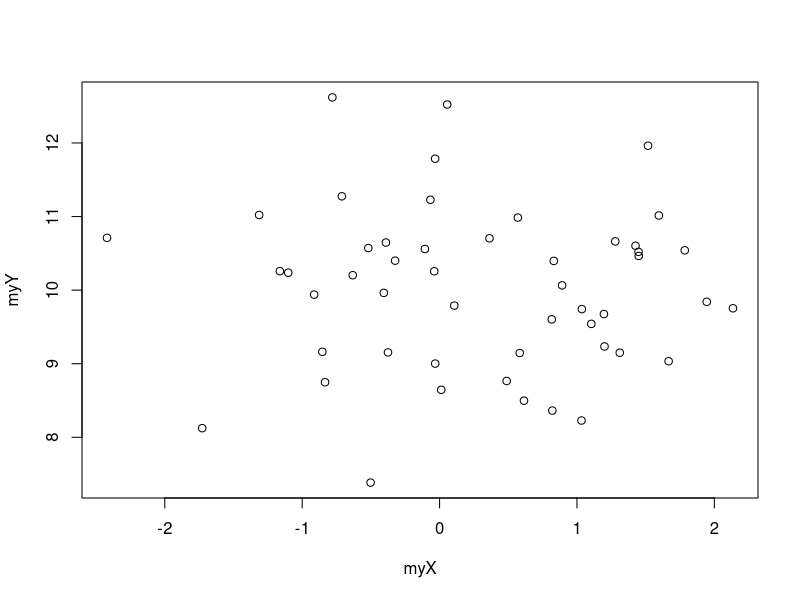
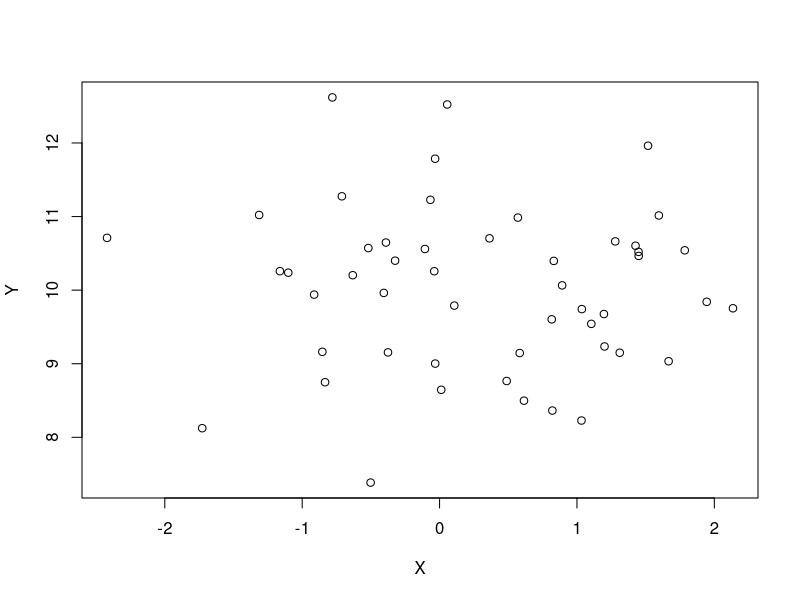
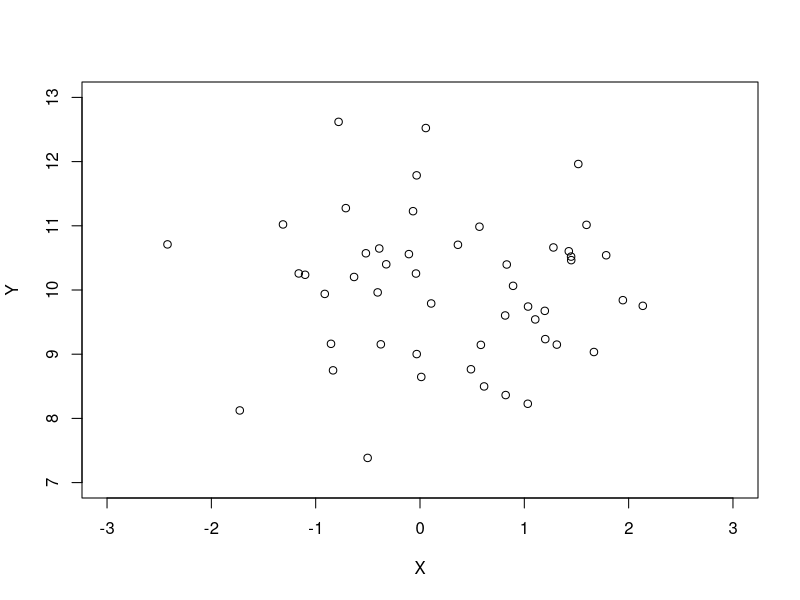
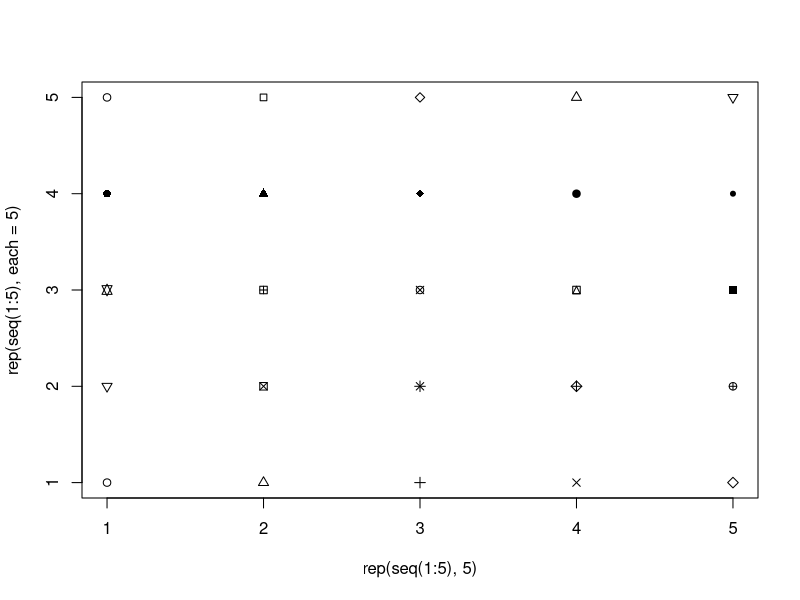
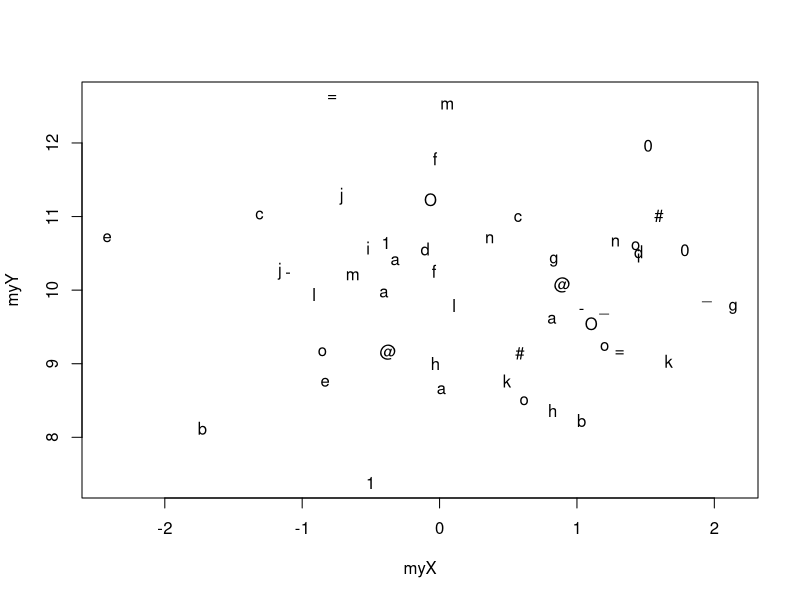
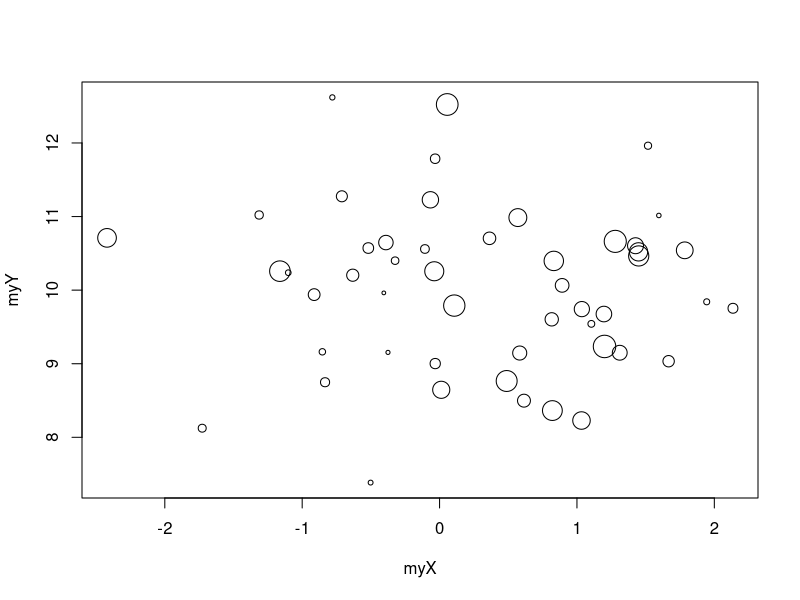
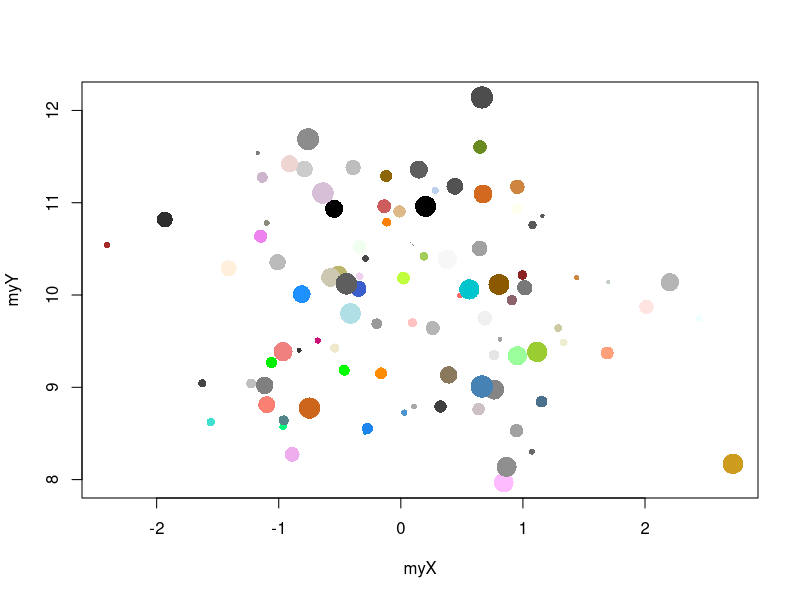
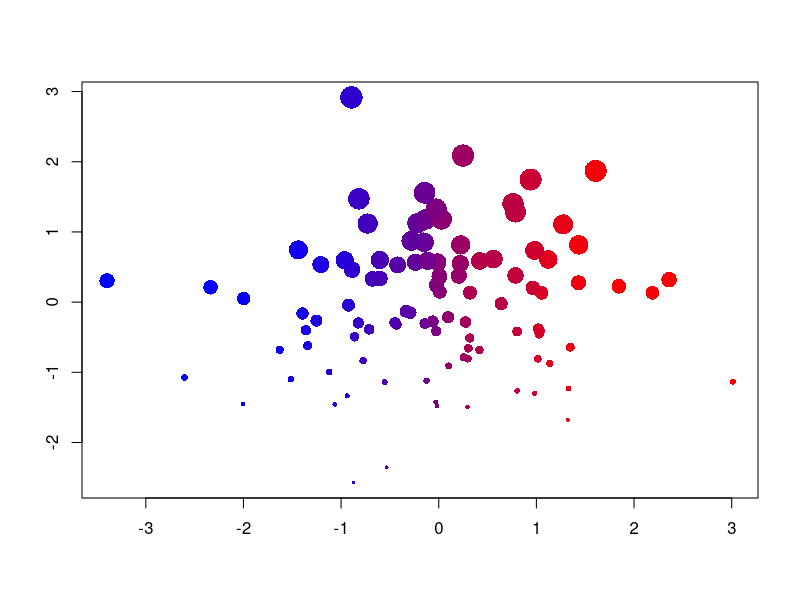

R code for these plots, in order:
## ---- chunk 1
myX <- rnorm(50, mean = 0, sd = 1)
myY <- rnorm(50, mean = 10, sd = 1)
plot(x = myX, y = myY)
## ---- chunk 2
plot(x = myX, y = myY, 
  xlab = "X", ylab = "Y")
## ---- chunk 3
plot(x = myX, y = myY, 
  xlab = "X", ylab = "Y", 
  xlim = c(-3, 3), ylim = c(7, 13))
## ---- chunk 4
plot(x = rep(seq(1:5), 5), y = rep(seq(1:5), each = 5),
  pch = 1:25)
plot(x = myX, y = myY, 
  pch = c("a", "@", "#", "1", "=", "-", "_", "o", "O", "0", letters[1:15]))
## ---- chunk 5
plot(x = myX, y = myY, 
  cex = seq(from = 0.5, to = 3, length.out = 50))
## ---- chunk 6
myX <- rnorm(100, mean = 0, sd = 1)
myY <- rnorm(100, mean = 10, sd = 1)
plot(x = myX, y = myY, 
  cex = seq(from = 0.5, to = 3, length.out = 100),
  pch = 16,
  col = sample(colors(), 100))
## ---- chunk 7
myX <- rnorm(100)
myY <- rnorm(100)
dfGraph <- data.frame(myX, myY)
dfGraph <- dfGraph[order(dfGraph$myX),]
dfGraph$myCol <- colorRampPalette(c("blue", "red"))(100)
dfGraph <- dfGraph[order(dfGraph$myY),]
dfGraph$myCex <- seq(from = 0.5, to = 3, length.out = 100)
plot(x = dfGraph$myX, y = dfGraph$myY, 
  cex = dfGraph$myCex, pch = 16, col = dfGraph$myCol, 
  xlab = "", ylab = "")
## ---- chunk 8
myX <- 1:20
myY <- rnorm(20, mean = 10, sd = 1)
plot(x = myX, y = myY, 
  type = 'b') # 'p', 'l', 'b', 'c', 'o', 'h', 's', 'S', 'n'
## ---- chunk 9
par(mfrow = c(1, 2))
plot(x = myX, y = myY, 
  type = 'b', pch = 16, cex = 3) 
grid(lwd = 3, lty = 1)
plot(x = myX, y = myY, 
  type = 'b', pch = 16, cex = 3, 
  panel.first = grid(lwd = 3, lty = 1)) 
par(mfrow = c(1, 1))
## ---- chunk 10
op <- par(no.readonly = TRUE)
par(mfrow = c(2, 2), mar = c(2, 2, 1, 1))
graph4 <- lapply(1:4, function(i){
  plot(x = rnorm(100), 
    y = rnorm(100), 
    col = i, pch = 16)
})
par(op)
## ---- chunk 11
myX <- rnorm(100)
myY <- rnorm(100)
plot(x = myX, y = myY, 
  xlim = c(-4, 4), ylim = c(-4, 4),   
  pch = 16, cex = 1.5, 
  col = sample(colors(), size = 100),
  panel.first = {
    grid()
    abline(v = c(min(myX), max(myX)), lty = 2)
    abline(h = c(min(myY), max(myY)), lty = 2)
    abline(v = mean(myX), lty = 1)
    abline(h = mean(myY), lty = 1)
})
## ---- chunk 12
op <- par(no.readonly = TRUE)
par(mfrow = c(2, 2), mar = c(2, 2, 1, 1))
myX <- list(
  rnorm(1000),
  rgamma(1000, shape = 1),
  sample(1:100, size = 1000, replace = TRUE),
  rbeta(1000, shape1 = 1, shape2 = 2)
)
myTitle <- c("Normal", "Gamma", "Uniform", "Beta")
tr <- lapply(1:4, function(i){
  hist(myX[[i]], 
    col = heat.colors(15), 
    main = myTitle[i]
  )
})
par(op)
## ---- chunk 13
myX <- c(4, 5, 8)
barplot(myX, names.arg = c("A", "B", "C"))
## ---- chunk 14
op <- par(no.readonly = TRUE)
par(mfrow = c(1, 2), mar = c(2, 2, 1, 1))
myX <- matrix(c(4, 5, 8, 4, 6, 2), nrow = 2)
barplot(myX, names.arg = c("A", "B", "C"))
myX <- matrix(c(4, 5, 8, 4, 6, 2, 3, 4, 5), nrow = 3)
barplot(myX, names.arg = c("A", "B", "C"))
par(op)
## ---- chunk 15
n <- 50
myX <- rnorm(n)
myY <- rnorm(n)
myCol <- c(2, sample(c(4, 2), size = (n - 1), replace = TRUE))
myColors <- colorRampPalette(c("blue", "red"))(100)
myYCut <- cut(myY, breaks = -4:4)
myXCut <- cut(myX, breaks = -4:4)
myYCutCol <- table(myCol, myYCut)
myXCutCol <- table(myCol, myXCut)
xCol <- round(
  myXCutCol[1,] / (myXCutCol[1,] + myXCutCol[2,]) * 100
)
xCol[is.na(xCol) | xCol == 0] <- 1
yCol <- round(
  myYCutCol[1,] / (myYCutCol[1,] + myYCutCol[2,]) * 100
)
yCol[is.na(yCol) | yCol == 0] <- 1
op <- par(no.readonly = TRUE)
par(mar = c(2, 3, 1, 1))
layout(matrix(c(1, 1, 0, 
                2, 2, 3, 
                2, 2, 3), ncol = 3, byrow = TRUE))
barplot(table(myXCut), las = 1, col = myColors[xCol])
plot(x = myX, y = myY, col = myCol, pch = 16, 
  xlim = c(-4, 4), ylim = c(-4, 4), cex = 1.5, 
  panel.first = grid())
barplot(table(myYCut), las = 1, horiz = TRUE, col = myColors[yCol])
par(op)
## ---- chunk 16
graphBarplotCol <- function(n){
  myX <- rnorm(n)
  myY <- rnorm(n)
  myCol <- c(2, sample(c(4, 2), size = (n - 1), replace = TRUE))
  myColors <- colorRampPalette(c("blue", "red"))(100)
  myYCut <- cut(myY, breaks = -4:4)
  myXCut <- cut(myX, breaks = -4:4)
  myYCutCol <- table(myCol, myYCut)
  myXCutCol <- table(myCol, myXCut)
  xCol <- round(
    myXCutCol[1,] / (myXCutCol[1,] + myXCutCol[2,]) * 100
  )
  xCol[is.na(xCol) | xCol == 0] <- 1
  yCol <- round(
    myYCutCol[1,] / (myYCutCol[1,] + myYCutCol[2,]) * 100
  )
  yCol[is.na(yCol) | yCol == 0] <- 1
  op <- par(no.readonly = TRUE)
  par(mar = c(2, 3, 1, 1))
  layout(matrix(c(1, 1, 0, 
                  2, 2, 3, 
                  2, 2, 3), ncol = 3, byrow = TRUE))
  barplot(table(myXCut), las = 1, col = myColors[xCol])
  plot(x = myX, y = myY, col = myCol, pch = 16, 
    xlim = c(-4, 4), ylim = c(-4, 4), cex = 1.5, 
    panel.first = grid())
  barplot(table(myYCut), las = 1, horiz = TRUE, col = myColors[yCol])
  par(op)
}
graphBarplotCol(n = 1000)
## ---- chunk 17
barplot(rnorm(20), horiz = TRUE, col = rainbow(20))
## ---- chunk 18
gender <- data.frame(
  m = cut(sample(1:75, 1000, replace = TRUE), 
    breaks = seq(from = 0, to = 80, by = 10)), 
  f = cut(sample(1:75, 1000, replace = TRUE), 
    breaks = seq(from = 0, to = 80, by = 10))
)
op <- par(no.readonly = TRUE)
par(mfrow = c(1, 2), mar = c(2, 1, 2, 1))
barplot(-table(gender$f), horiz = TRUE, col = "salmon")
barplot(table(gender$m), horiz = TRUE, col = "lightblue")
par(op)
## ---- chunk 19
df <- data.frame(
  box1 = rnorm(1000), 
  box2 = rgamma(1000, shape = 1), 
  box3 = sample(-3:3, size = 1000, replace = TRUE),
  box4 = rbeta(1000, shape1 = 1, shape2 = 2)
)
boxplot(df, col = c(rgb(0, 94, 255, maxColorValue = 255),  
  rgb(255, 0, 174, maxColorValue = 255),  
  rgb(255, 136, 0, maxColorValue = 255),  
  rgb(119, 255, 0, maxColorValue = 255)))
## ---- chunk 20
df$cat <- sample(c("w", "x", "y", "z"), size = 1000, replace = TRUE)
boxplot(df$box3 ~ df$cat, col = c(rgb(0, 94, 255, maxColorValue = 255),  
  rgb(255, 0, 174, maxColorValue = 255),  
  rgb(255, 136, 0, maxColorValue = 255),  
  rgb(119, 255, 0, maxColorValue = 255)), ylab = "Box3")
df$cat2 <- sample(1:3, size = 1000, replace = TRUE)
boxplot(df$box4 ~ df$cat*df$cat2, col = c(
  rgb(0, 94, 255, maxColorValue = 255),  
  rgb(255, 0, 174, maxColorValue = 255),  
  rgb(255, 136, 0, maxColorValue = 255),  
  rgb(119, 255, 0, maxColorValue = 255)), ylab = "Box4")
## ---- chunk 21
df$cat <- sample(c("w", "x", "y", "z"), size = 1000, replace = TRUE)
boxplot(df$box2 ~ df$cat, horizontal = TRUE, 
  col = c(rgb(255, 110, 0, maxColorValue = 255),  
  rgb(230, 255, 0, maxColorValue = 255),  
  rgb(0, 178, 255, maxColorValue = 255),  
  rgb(166, 0, 255, maxColorValue = 255)), xlab = "Box2")
